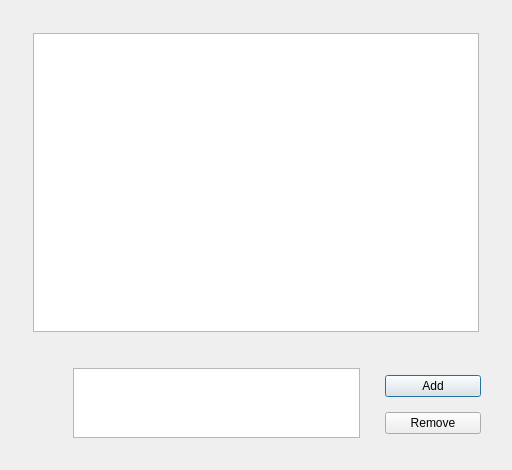
<?xml version="1.0" encoding="UTF-8"?>
<ui version="4.0">
 <class>TodoList</class>
 <widget class="QDialog" name="TodoList">
  <property name="geometry">
   <rect>
    <x>0</x>
    <y>0</y>
    <width>512</width>
    <height>470</height>
   </rect>
  </property>
  <property name="windowTitle">
   <string>Dialog</string>
  </property>
  <layout class="QGridLayout" name="gridLayout">
   <item row="0" column="0">
    <widget class="QWidget" name="widget" native="true">
     <layout class="QVBoxLayout" name="verticalLayout" stretch="4,1">
      <item>
       <widget class="QWidget" name="widget_2" native="true">
        <layout class="QVBoxLayout" name="verticalLayout_2">
         <item>
          <widget class="QListWidget" name="listWidget">
           <property name="sizePolicy">
            <sizepolicy hsizetype="Minimum" vsizetype="Expanding">
             <horstretch>0</horstretch>
             <verstretch>0</verstretch>
            </sizepolicy>
           </property>
          </widget>
         </item>
        </layout>
       </widget>
      </item>
      <item>
       <widget class="QWidget" name="widget_3" native="true">
        <layout class="QGridLayout" name="gridLayout_2" rowstretch="3,1" columnstretch="3,1" rowminimumheight="3,1" columnminimumwidth="3,1">
         <property name="leftMargin">
          <number>51</number>
         </property>
         <property name="topMargin">
          <number>19</number>
         </property>
         <property name="rightMargin">
          <number>9</number>
         </property>
         <property name="bottomMargin">
          <number>10</number>
         </property>
         <property name="horizontalSpacing">
          <number>25</number>
         </property>
         <property name="verticalSpacing">
          <number>4</number>
         </property>
         <item row="0" column="0" rowspan="2">
          <widget class="QTextEdit" name="textEdit">
           <property name="sizePolicy">
            <sizepolicy hsizetype="Minimum" vsizetype="Maximum">
             <horstretch>0</horstretch>
             <verstretch>0</verstretch>
            </sizepolicy>
           </property>
          </widget>
         </item>
         <item row="0" column="1">
          <widget class="QPushButton" name="pushButton">
           <property name="text">
            <string>Add</string>
           </property>
          </widget>
         </item>
         <item row="1" column="1">
          <widget class="QPushButton" name="pbRemove">
           <property name="text">
            <string>Remove</string>
           </property>
          </widget>
         </item>
        </layout>
       </widget>
      </item>
     </layout>
    </widget>
   </item>
  </layout>
 </widget>
 <layoutdefault spacing="6" margin="11"/>
 <resources/>
 <connections/>
</ui>
